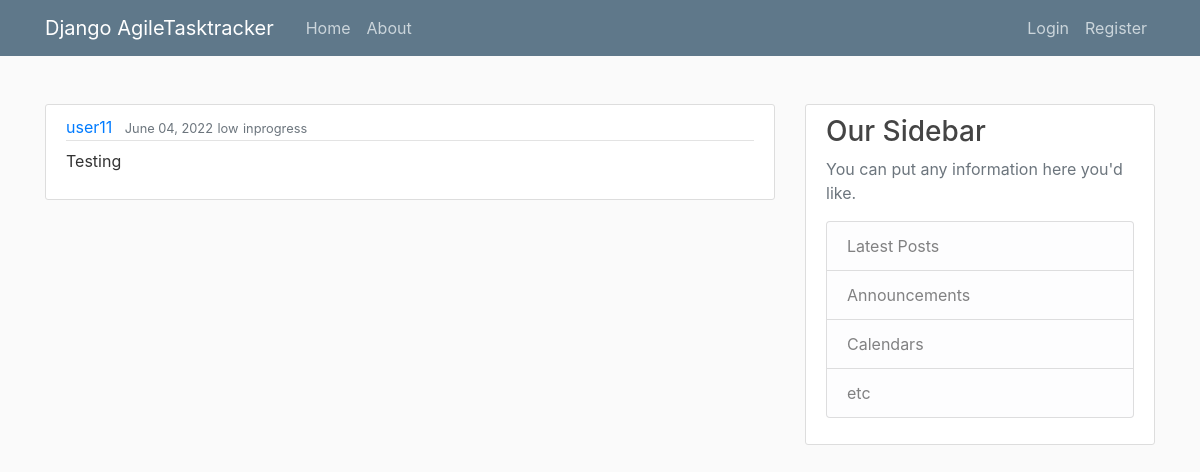
Page /card/4/ on the committed database.
### AgiletaskTracker/models.py (models this page shows, shortened)
class Card(models.Model):
    title = models.CharField(max_length=100)
    status = models.CharField(max_length=100, choices=[('Todo','Todo'), ('inProgress','inProgress'), ('inreview','inreview'), ('closed','closed')])
    priority = models.CharField(max_length=100, choices=[('low','low'), ('medium','medium'), ('high','high')])
    card_type = models.CharField(max_length=100, choices=[('feature','feature'),('issue','issue')], default = 'feature')
    date_created = models.DateTimeField(default=timezone.now)
    assignee = models.ForeignKey(User, on_delete = models.CASCADE)

### AgiletaskTracker/views.py (the view)
# urls.py: path('card/<int:pk>/', views.CardDetailView.as_view() ,name='card-detail'),
class CardDetailView(DetailView):
    model = Card

### AgiletaskTracker/templates/AgiletaskTracker/card_detail.html (shortened to what this page needs)
{% extends "AgiletaskTracker/base.html" %}
{% block content %}
        <article class="media content-section">
	            <div class="media-body">
            <div class="article-metadata">
              <a class="mr-2" href="#">{{ object.assignee }}</a>
              <small class="text-muted">{{ object.date_created|date:"F d, Y" }}</small>
              <small class="text-muted">{{ object.priority }}</small>
              <small class="text-muted">{{ object.status}}</small>
            </div>
            <p class="article-content">{{ object.title}}</p>
          </div>
        </article>
{% endblock content %}

### AgiletaskTracker/static/blog/main.css (style rules this page uses)
.content-section { background: #ffffff; padding: 10px 20px; border: 1px solid #dddddd; border-radius: 3px; margin-bottom: 20px; }
.article-content { white-space: pre-line; }
.article-metadata { padding-bottom: 1px; margin-bottom: 4px; border-bottom: 1px solid #e3e3e3 }

### rows in the picture
Card: assignee "user11", date_created "June 04, 2022", priority "low", status "inprogress", title "Testing"
